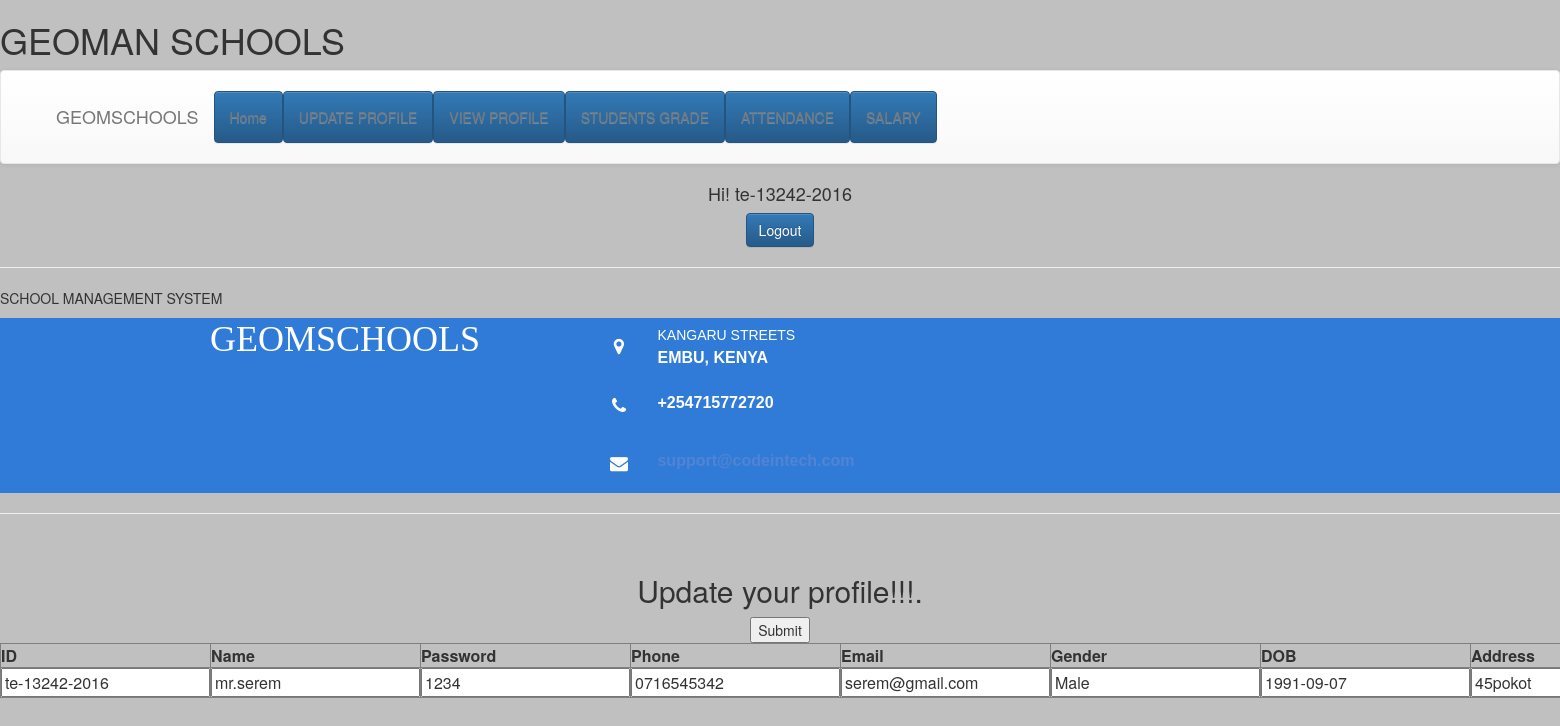
Page /module/teacher/updateTeacher.php (signed in) on the committed database.
### tables this page shows
CREATE TABLE `teachers` (
  `id` varchar(20) NOT NULL,
  `name` varchar(20) NOT NULL,
  `password` varchar(20) NOT NULL,
  `phone` varchar(13) NOT NULL,
  `email` varchar(20) NOT NULL,
  `address` varchar(30) NOT NULL,
  `sex` varchar(7) NOT NULL,
  `dob` date NOT NULL,
  `hiredate` date NOT NULL,
  `salary` double NOT NULL
);

### module/teacher/main.php (called while the page is built, shortened)
<?php
$check=$_SESSION['login_id'];
?>

### module/teacher/searchForUpdateTeacher.php (the view)
<?php
include_once('main.php');
include_once('../../service/mysqlcon.php');
$string = "<tr>
    <th>ID</th>
    <th>Name</th>
    <th>Password</th>
    <th>Phone</th>
    <th>Email</th>
    <th>Gender</th>
    <th>DOB</th>
    <th>Address</th>
</tr>";
$sql = "SELECT * FROM teachers WHERE id='$check';";
$res = mysqli_query($con,$sql);
while($row = mysqli_fetch_array($res)){
    $string .= "<tr><td><input value='".$row['id']."'name='id' readonly >".
    "</td><td><input type='text' value='".$row['name']."'name='name' readonly>".
    "</td><td><input type='text' value='".$row['password']."'name='password'>".
    "</td><td><input type='text' value='".$row['phone']."'name='phone'>".
    "</td><td><input type='text' value='".$row['email']."'name='email'>".
    "</td><td><input type='text' value='".$row['sex']."'name='gender' readonly>".
    "</td><td><input type='text' value='".$row['dob']."'name='dob' readonly>".
    "</td><td><input type='text' value='".$row['address']."'name='address'>".
    "</td></tr>";
}
echo $string."<input type='submit' name='submit'value='Submit'>";
?>

### rows in the picture
teachers: id "te-13242-2016", name "mr.serem", password "1234", phone "0716545342", email "serem@gmail.com", gender "Male", dob "1991-09-07", address "45pokot"

### other values in the picture
variable_names('title') "GEOMAN SCHOOLS"
$check "te-13242-2016"
